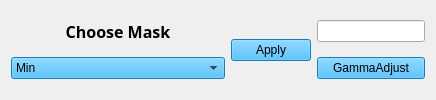
             <widget class="QWidget" name="tab_4">
              <attribute name="title">
               <string>Hw4</string>
              </attribute>
              <layout class="QHBoxLayout" name="horizontalLayout_20">
               <item>
                <layout class="QHBoxLayout" name="horizontalLayout_19">
                 <item>
                  <layout class="QVBoxLayout" name="verticalLayout_18">
                   <item>
                    <widget class="QLabel" name="label_11">
                     <property name="maximumSize">
                      <size>
                       <width>16777215</width>
                       <height>20</height>
                      </size>
                     </property>
                     <property name="font">
                      <font>
                       <family>Montserrat Light</family>
                       <pointsize>12</pointsize>
                       <weight>75</weight>
                       <bold>true</bold>
                      </font>
                     </property>
                     <property name="text">
                      <string>Choose Mask</string>
                     </property>
                     <property name="alignment">
                      <set>Qt::AlignCenter</set>
                     </property>
                    </widget>
                   </item>
                   <item>
                    <widget class="QComboBox" name="comboBox">
                     <property name="sizePolicy">
                      <sizepolicy hsizetype="Preferred" vsizetype="Fixed">
                       <horstretch>0</horstretch>
                       <verstretch>0</verstretch>
                      </sizepolicy>
                     </property>
                     <property name="styleSheet">
                      <string notr="true">background-color:rgb(33, 177, 255)</string>
                     </property>
                     <property name="editable">
                      <bool>false</bool>
                     </property>
                     <property name="iconSize">
                      <size>
                       <width>16</width>
                       <height>32</height>
                      </size>
                     </property>
                     <item>
                      <property name="text">
                       <string>Min</string>
                      </property>
                     </item>
                     <item>
                      <property name="text">
                       <string>Max</string>
                      </property>
                     </item>
                     <item>
                      <property name="text">
                       <string>Average</string>
                      </property>
                     </item>
                     <item>
                      <property name="text">
                       <string>Median</string>
                      </property>
                     </item>
                     <item>
                      <property name="text">
                       <string>LaplacianScaled</string>
                      </property>
                     </item>
                     <item>
                      <property name="text">
                       <string>LaplacianScaledWithMedianFilter</string>
                      </property>
                     </item>
                     <item>
                      <property name="text">
                       <string>AbsLaplace</string>
                      </property>
                     </item>
                     <item>
                      <property name="text">
                       <string>Sharp</string>
                      </property>
                     </item>
                     <item>
                      <property name="text">
                       <string>SobelGradient</string>
                      </property>
                     </item>
                     <item>
                      <property name="text">
                       <string>MaskImage</string>
                      </property>
                     </item>
                     <item>
                      <property name="text">
                       <string>MaskImageSharp</string>
                      </property>
                     </item>
                    </widget>
                   </item>
                  </layout>
                 </item>
                 <item>
                  <widget class="QPushButton" name="pushButton_15">
                   <property name="styleSheet">
                    <string notr="true">background-color:rgb(33, 177, 255)</string>
                   </property>
                   <property name="text">
                    <string>Apply</string>
                   </property>
                  </widget>
                 </item>
                 <item>
                  <layout class="QVBoxLayout" name="verticalLayout_19">
                   <item>
                    <widget class="QLineEdit" name="lineEdit_5">
                     <property name="styleSheet">
                      <string notr="true"/>
                     </property>
                    </widget>
                   </item>
                   <item>
                    <widget class="QPushButton" name="pushButton_16">
                     <property name="styleSheet">
                      <string notr="true">background-color:rgb(33, 177, 255)</string>
                     </property>
                     <property name="text">
                      <string>GammaAdjust</string>
                     </property>
                    </widget>
                   </item>
                  </layout>
                 </item>
                </layout>
               </item>
              </layout>
             </widget>
